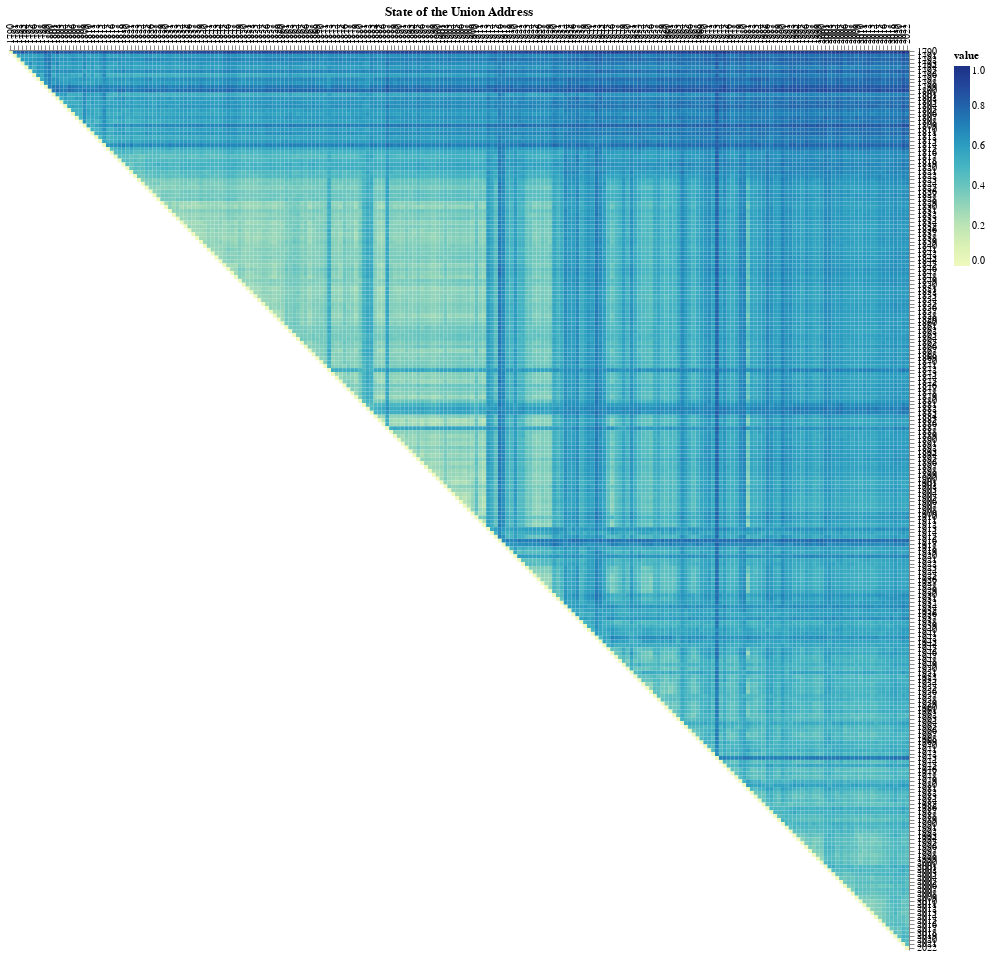

Notebook source saved alongside this figure:
### Code cell
sockpuppet_matrix(sockpuppet_distance(corpus, corpus)).properties(
    title=("State of the Union Address")
).configure_axis(title=None).properties(width=900, height=900)
# .save(
# f"results/sotu/1e-9_sotu_sockpuppets_prevelence_0_5.html"
# )

### Figure 1 — Vega-Lite specification as saved in the notebook (floating-point values rounded to 4 significant figures; data arrays with more than 128 entries replaced by an {"elided": "..."} marker saying what was removed)
{"config": {"view": {"continuousWidth": 400, "continuousHeight": 300, "strokeWidth": 0}, "axis": {"title": null}}, "data": {"name": "data-8a5919d6d9df645d35b4979f92c13281"}, "mark": "rect", "encoding": {"color": {"field": "value", "scale": {"scheme": "yellowgreenblue"}, "type": "quantitative"}, "x": {"axis": {"orient": "top"}, "field": "Corpus 1", "sort": null, "type": "ordinal"}, "y": {"axis": {"orient": "right"}, "field": "Corpus 2", "sort": null, "type": "ordinal"}}, "height": 900, "title": "State of the Union Address", "width": 900, "$schema": "https://vega.github.io/schema/vega-lite/v4.17.0.json", "datasets": {"data-8a5919d6d9df645d35b4979f92c13281": {"elided": "27028 records"}}}
